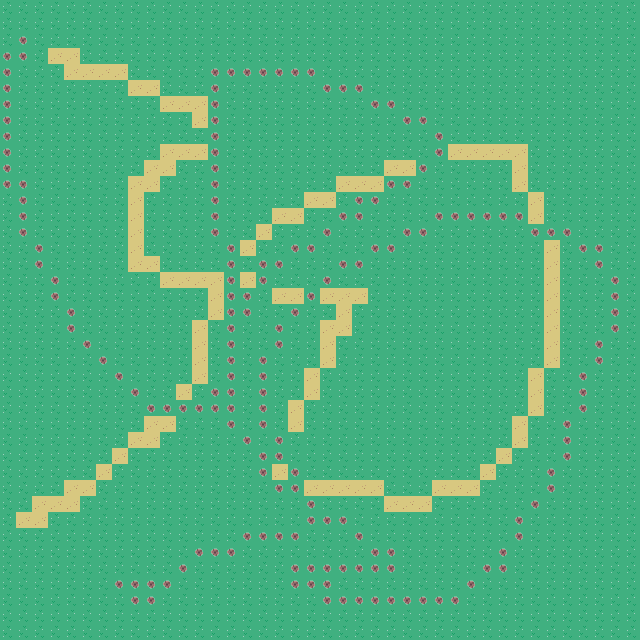

Tiled map render using the project's own tile images. Description and the map definition, with tile-layer contents summarised, below:
An orthogonal 40x40 tile map with 16x16 px tiles, 1 tile layer (Calque de Tile 1).

<map version="1.0" orientation="orthogonal" renderorder="right-down" width="40" height="40" tilewidth="16" tileheight="16" nextobjectid="1">
 <tileset firstgid="1" name="ortho" tilewidth="16" tileheight="16" tilecount="4" columns="4">
  <image source="ortho.png" width="64" height="16" />
 </tileset>
 <layer name="Calque de Tile 1" width="40" height="40">
  <data>[1600 cells, 1600 non-empty, 3 distinct tile ids]</data>
 </layer>
</map>
